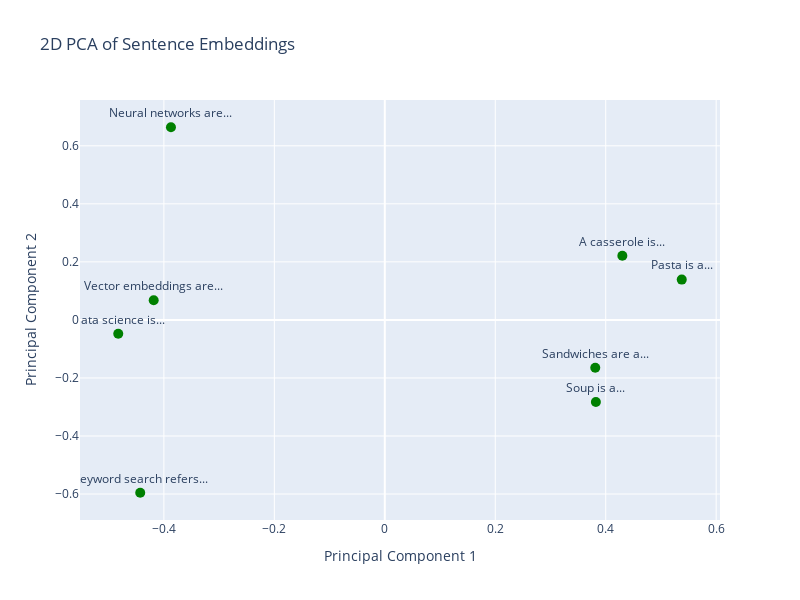

The notebook cell saved with this chart:
### Code cell
plots([(documents, embed(documents), "green")])

### Figure 1 — Plotly figure (JSON) as saved in the notebook; plotly's stock layout.template omitted (floating-point values rounded to 4 significant figures)
{"data": [{"marker": {"color": "green", "size": 10}, "mode": "markers+text", "text": ["Vector embeddings are...", "Keyword search refers...", "Sandwiches are a...", "Data science is...", "Neural networks are...", "Pasta is a...", "Soup is a...", "A casserole is..."], "textposition": "top center", "type": "scatter", "x": [-0.4185, -0.4428, 0.3811, -0.4826, -0.3872, 0.5377, 0.3822, 0.4301], "y": [0.06801, -0.5956, -0.165, -0.04795, 0.6639, 0.1388, -0.2831, 0.221]}], "layout": {"height": 600, "showlegend": false, "title": {"text": "2D PCA of Sentence Embeddings"}, "width": 800, "xaxis": {"title": {"text": "Principal Component 1"}}, "yaxis": {"title": {"text": "Principal Component 2"}}}}
